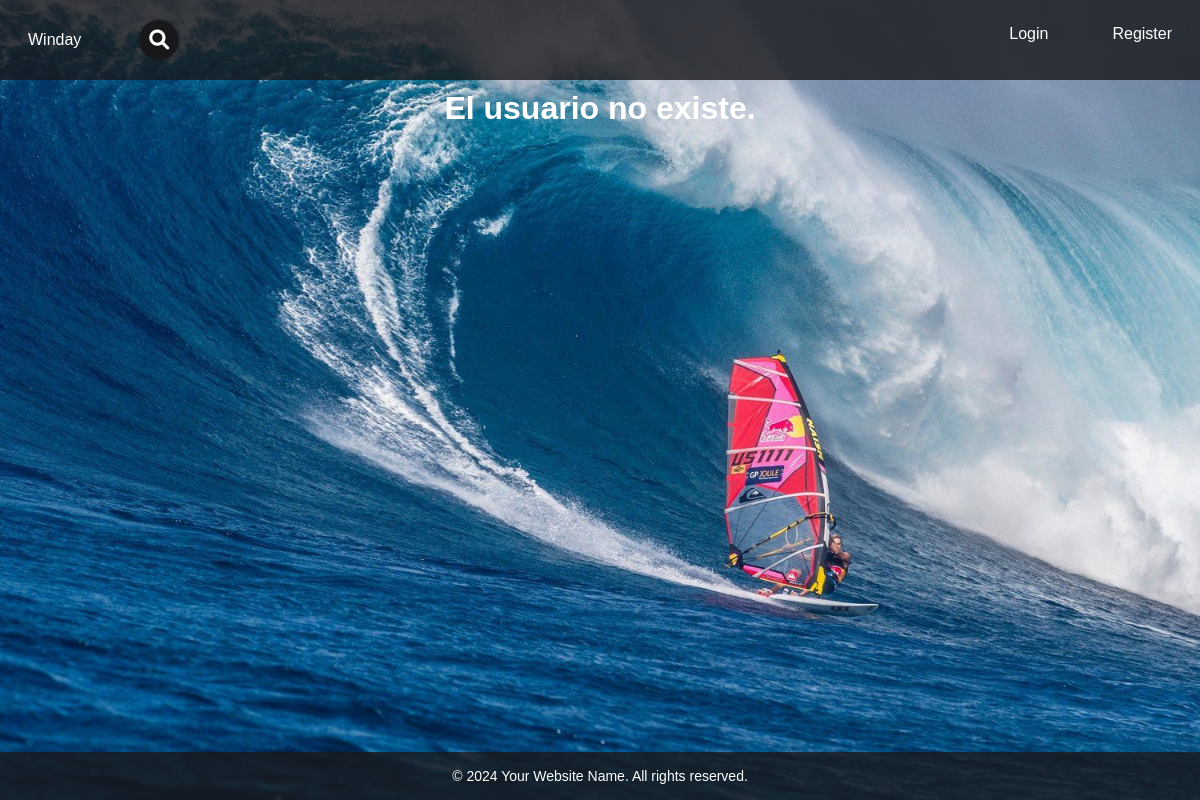
Before: /profile/example123/ with the older database file.
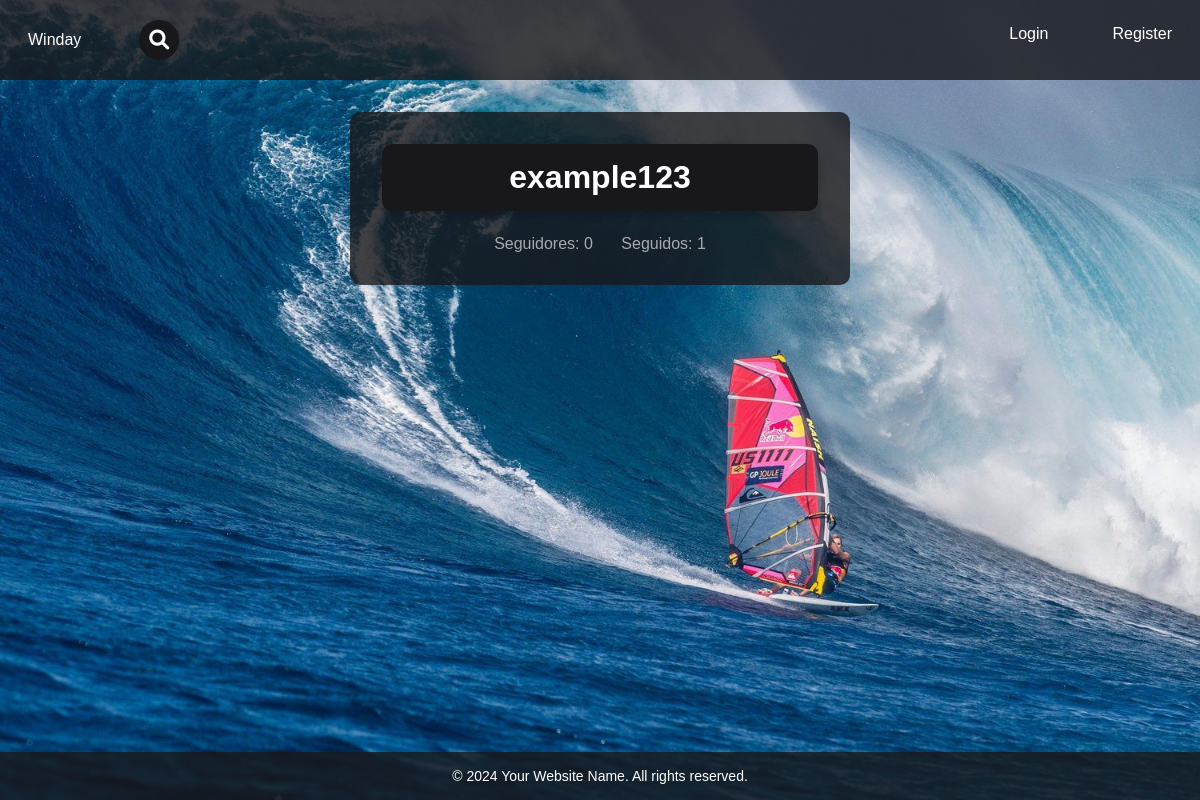
After: the same page with the newer database file.
### winday/models.py (models this page shows, shortened)
class Profile(models.Model):
    user = models.OneToOneField(User, on_delete=models.CASCADE, related_name="profile")
    followers = models.ManyToManyField(User, related_name="following", blank=True)

class User(AbstractUser):
    class Meta:
        db_table = 'winday_user'  # Nombre de tabla personalizado
    groups = models.ManyToManyField(
        'auth.Group',
        related_name='winday_user_groups',  # Cambiar related_name
        blank=True,
        verbose_name='groups',
        help_text='The groups this user belongs to.',
    )
    user_permissions = models.ManyToManyField(
        'auth.Permission',
        related_name='winday_user_permissions',  # Cambiar related_name
        blank=True,
        verbose_name='user permissions',
        help_text='Specific permissions for this user.',
    )

### winday/views.py (the view)
# urls.py: path("profile/<str:username>/", views.profile, name="profile"),
def profile(request, username):
    try:
        user = get_object_or_404(User, username=username)
    except Http404:
        return render(request, "winday/profile.html", {
            "message": "El usuario no fue encontrado"
        })
    profile, created = Profile.objects.get_or_create(user=user)
    is_following = False
    is_profile = False
    num_followers = profile.followers.count()  # Contar seguidores
    num_following = user.following.count()  # Contar seguidos
    if request.user == user:
        is_profile = True
    if request.user.is_authenticated and not is_profile:
        is_following = request.user in profile.followers.all()
    return render(request, "winday/profile.html", {
            "profile_user": user,
            "profile": profile,
            "is_following": is_following,
            "num_followers": num_followers,
            "num_following": num_following,
            "is_profile": is_profile,
        })

### winday/templates/winday/profile.html (shortened to what this page needs)
{% extends 'winday/layout.html' %}
{% load static %}
{% block body %}
    {% if message %}
        <h1 style="text-align: center; color: #fff; padding: 10px;">El usuario no existe.</h1>
    {% endif %}
    {% if profile.user %}
        <div class="login-container">
            <div id="profile-view" data-is-following="{{ is_following|yesno:'true,false' }}" data-user-id="{{ profile.user.id }}">
                <h1 class="principal-title">{{ profile.user }}</h1>
                <div class="follow-buttons">
                    <p class="register-link">
                        <a href="{% url 'winday:profile_connections' profile.user.id %}?view=followers" class="profile-link link">
                            Seguidores: <span id="num_followers">{{ num_followers }}</span>
                        </a>
                        <a href="{% url 'winday:profile_connections' profile.user.id %}?view=following" class="profile-link link">
                            Seguidos: {{ num_following }}
                        </a>
                    </p>
                </div>
            </div>
        </div>
    {% endif %}
{% endblock %}

### winday/templates/winday/layout.html (shortened to what this page needs)
{% load static %}
<!DOCTYPE html>
<html lang="en">
    <head>
        <link rel="stylesheet" href="{% static 'winday/styles.css' %}">
        <link rel="stylesheet" href="https://cdnjs.cloudflare.com/ajax/libs/font-awesome/6.0.0-beta3/css/all.min.css">
    </head>
    <body>
        <nav class="upper-bar">
            <ul class="nav-links">
                <li class="link">
                    <a href="{% url 'winday:index' %}">Winday</a>
                </li>
                <li>
                    <div class="search-container">
                        <form action="{% url 'winday:find_wind' %}" method="get" class="search-form">
                            <button type="submit" class="search-icon">
                                <i class="fas fa-search"></i>
                            </button>
                        </form>
                    </div>
                </li>
                <li class="log-div link">
                    {% if request.user.is_authenticated %}
                        <a href="{% url 'winday:logout' %}">Logout</a>
                    {% else %}
                        <a href="{% url 'winday:login' %}">Login</a>
                        <a href="{% url 'winday:register' %}">Register</a>
                    {% endif %}
                </li>
            </ul>
        </nav>
        <div class="container">
            {% block body %}{% endblock %}
        </div>
        <div class="copyright">
            &copy; 2024 Your Website Name. All rights reserved.
        </div>
    </body>
</html>

### winday/static/winday/styles.css (style rules this page uses)
:root { --azul-oscuro:#18181B; --blanco: #fff; --azul-claro: #1d4ed8; --gris: #A9A9A9; --semi-transparente: rgba(24, 24, 27, 0.8); --box-shadow: rgba(0, 0, 0, 0.2); }
* { padding: 0; margin: 0; outline: none; border: none; box-sizing: border-box; }
a { text-decoration: none; }
body { font-family: 'Poppins', sans-serif; background-image: url('/static/winday/images/windsurf-background.jpg'); background-size: cover; background-position: center; background-repeat: no-repeat; min-height: 100vh; display: flex; flex-direction: column; margin: 0; }
.container { flex: 1; }
.nav-links { list-style: none; display: flex; align-items: center; gap: 3rem; padding: 1rem 0.75rem; background-color: var(--semi-transparente); min-height: 80px; }
.link a { position: relative; padding-bottom: 0.75rem; padding-left: 1rem; color: var(--blanco); }
.link a::after { content: ""; position: absolute; height: 2px; width: 0; bottom: 0; left: 1rem; background-color: var(--azul-claro); transition: all 0.3s ease; }
.log-div { display: flex; justify-content: flex-end; padding-right: 1rem; gap: 3rem; width: 100%; position: relative; }
.search-container { position: relative; display: flex; align-items: center; justify-content: flex-start; }
.search-icon { cursor: pointer; font-size: 20px; color: var(--blanco); background-color: var(--azul-oscuro); padding: 10px; border-radius: 50%; transition: transform 0.6s ease, background-color 0.6s ease; display: flex; align-items: center; justify-content: center; }
.search-form { display: flex; align-items: center; }
.login-container { background-color: var(--semi-transparente); padding: 2rem; max-width: 500px; margin: 2rem auto; border-radius: 10px; color: var(--blanco); }
.principal-title { font-size: 2rem; color: var(--blanco); text-align: center; margin-bottom: 1.5rem; background-color: var(--azul-oscuro); border-radius: 10px; padding: 15px; box-shadow: 0 4px 8px var(--box-shadow); max-width: 800px; margin: 0 auto 1.5rem auto; }
.register-link { text-align: center; margin-top: 1.5rem; color: var(--blanco); }
.register-link .link { position: relative; color: var(--gris); padding-bottom: 0.75rem; padding: 0.75rem; }
.register-link .link::after { content: ""; position: absolute; height: 2px; width: 0; bottom: 0; left: 0.75rem; background-color: var(--blanco); transition: width 0.3s ease; }
.copyright { background-color: var(--semi-transparente); color: var(--blanco); text-align: center; padding: 1rem; font-size: 0.875rem; width: 100%; position: bottom; }
.register-link .profile-link { color: var(--gris); }

Changed rows visible on the page:
added Profile: user "example123"
Other visible differences:
{{ num_followers }}: (not shown) → "0"
{{ num_following }}: (not shown) → "1"
text no longer shown: "El usuario no existe."
text now shown: "Seguidores: Seguidos:"
